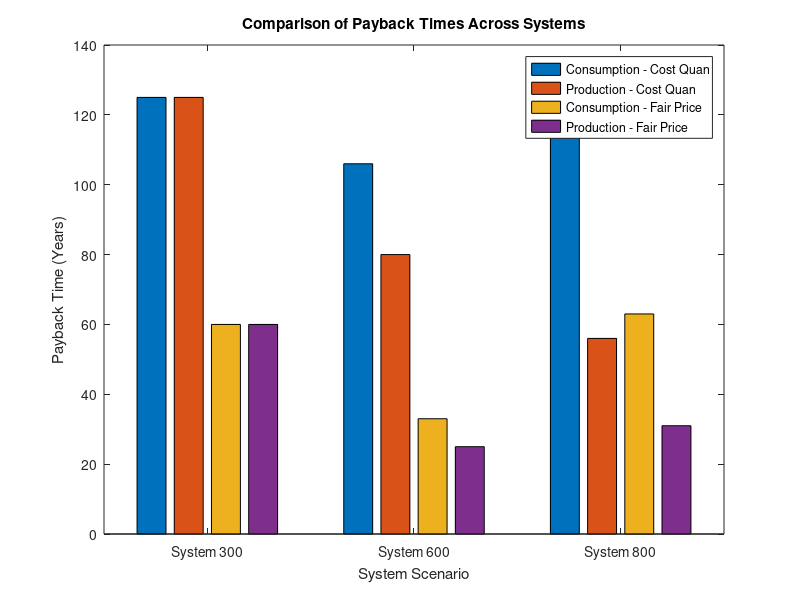

The MATLAB script that drew this image: (Note: this script raises an error after producing the figure.)
% MATLAB Code to Visualize Payback Times

% 1. Define the payback time data
% Each row represents a system (300, 600, 800)
% Each column represents a specific payback scenario:
% Col 1: Consumption / Cost Quan
% Col 2: Production / Cost Quan
% Col 3: Consumption / Fair Price
% Col 4: Production / Fair Price

payback_times = [
    125, 125, 60, 60;   % Data for System 300
    106, 80,  33, 25;   % Data for System 600
    114, 56,  63, 31    % Data for System 800
];

% 2. Create the grouped bar chart
figure; % Create a new figure window
b = bar(payback_times, 'grouped');

% 3. Customize the chart for clarity
% Add title and axis labels
title('Comparison of Payback Times Across Systems');
ylabel('Payback Time (Years)');
xlabel('System Scenario');

% Set the x-axis tick labels to match your systems
set(gca, 'xticklabel', {'System 300', 'System 600', 'System 800'});

% Add a descriptive legend
legend('Consumption - Cost Quan', 'Production - Cost Quan', ...
       'Consumption - Fair Price', 'Production - Fair Price', ...
       'Location', 'northeast');

% --- Optional: Add data labels on top of each bar ---
% This can be a bit crowded with 4 bars, but useful.
for i = 1:length(b)
    xtips = b(i).XEndPoints;
    ytips = b(i).YEndPoints;
    % Place text slightly above the bar
    labels = string(b(i).YData);
    text(xtips, ytips, labels, 'HorizontalAlignment','center',...
        'VerticalAlignment','bottom')
end

grid on; % Add a grid for better readability